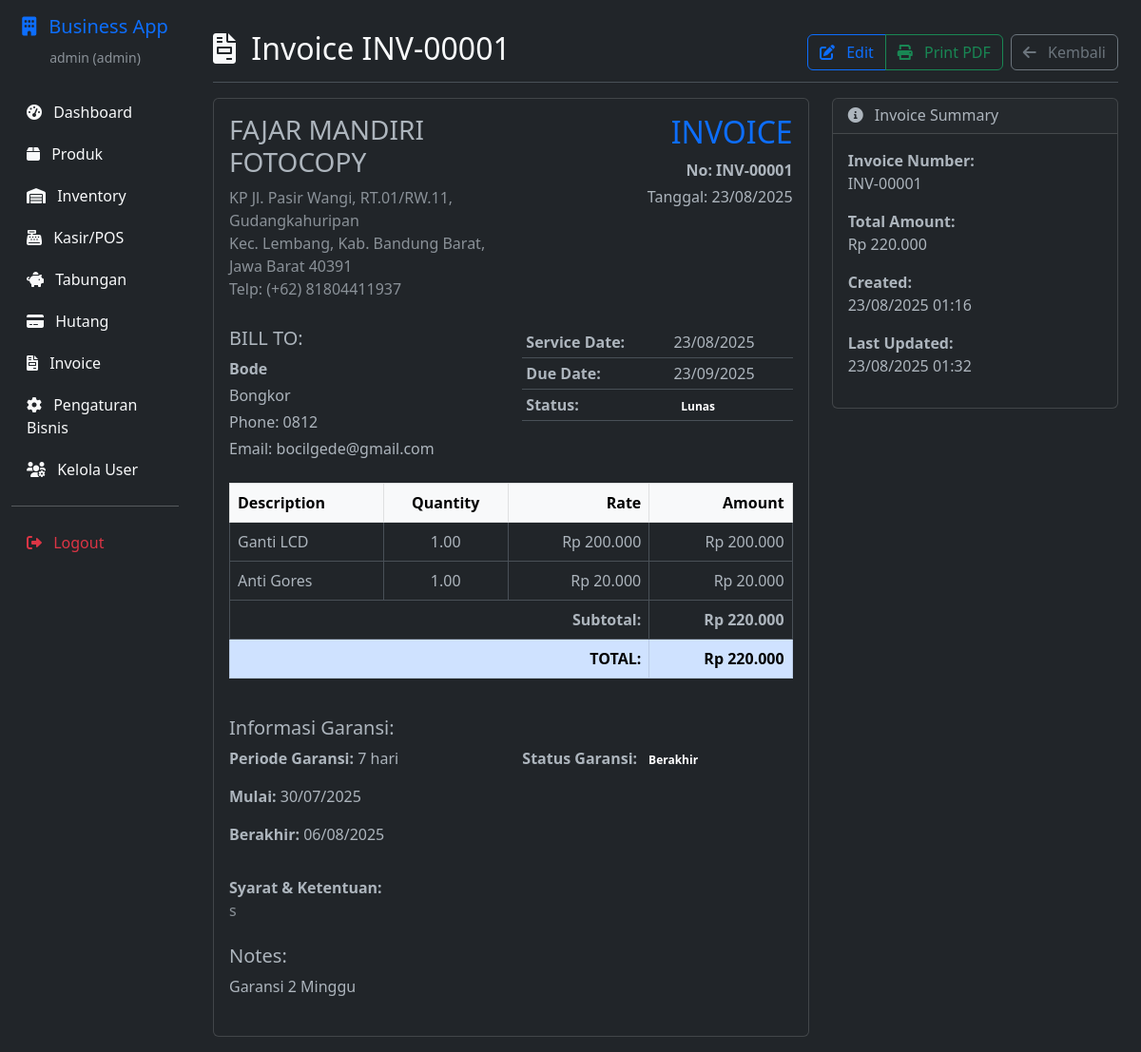
The app's page /invoices/1 (signed in) with its own data.
### app.py (models this page shows, shortened)
class Invoice(db.Model):
    __tablename__ = 'invoices'
    id = db.Column(db.Integer, primary_key=True)
    invoice_number = db.Column(db.String(50), unique=True, nullable=False)
    client_name = db.Column(db.String(255), nullable=False)
    client_email = db.Column(db.String(255))
    client_phone = db.Column(db.String(50))
    client_address = db.Column(db.Text)
    service_date = db.Column(db.Date, nullable=False)
    issue_date = db.Column(db.Date, nullable=False)
    due_date = db.Column(db.Date, nullable=False)
    status = db.Column(db.String(20), default='draft')  # draft, sent, paid, overdue
    warranty_period = db.Column(db.Integer, default=0)  # warranty in days
    warranty_start_date = db.Column(db.Date)
    warranty_end_date = db.Column(db.Date)
    warranty_terms = db.Column(db.Text)
    notes = db.Column(db.Text)
    subtotal = db.Column(db.Float, default=0.0)
    tax_rate = db.Column(db.Float, default=0.0)
    tax_amount = db.Column(db.Float, default=0.0)
    total = db.Column(db.Float, default=0.0)
    created_at = db.Column(db.DateTime, default=datetime.utcnow)
    updated_at = db.Column(db.DateTime, default=datetime.utcnow, onupdate=datetime.utcnow)
    service_items = db.relationship('ServiceItem', backref='invoice', cascade='all, delete-orphan')
    @property
    def is_warranty_active(self):
        if not self.warranty_end_date:
            return False
        return datetime.now().date() <= self.warranty_end_date

class ServiceItem(db.Model):
    __tablename__ = 'service_items'
    id = db.Column(db.Integer, primary_key=True)
    invoice_id = db.Column(db.Integer, db.ForeignKey('invoices.id'), nullable=False)
    description = db.Column(db.String(500), nullable=False)
    quantity = db.Column(db.Float, nullable=False)
    rate = db.Column(db.Float, nullable=False)
    amount = db.Column(db.Float, nullable=False)

### app.py (the view)
@app.route('/invoices/<int:invoice_id>')
@login_required
def view_invoice(invoice_id):
    invoice = Invoice.query.get_or_404(invoice_id)
    return render_template('invoices/view.html', invoice=invoice, format_currency=format_currency)

### app.py (called while the page is built)
def format_currency(amount):
    try:
        if amount is None:
            return "Rp 0"
        return f"Rp {float(amount):,.0f}".replace(',', '.')
    except (ValueError, TypeError):
        return "Rp 0"

def login_required(f):
    from functools import wraps
    @wraps(f)
    def decorated_function(*args, **kwargs):
        if 'user_id' not in session:
            flash('Silakan login terlebih dahulu.', 'error')
            return redirect(url_for('login'))
        return f(*args, **kwargs)
    return decorated_function

@app.context_processor
def inject_common_functions():
    return {
        'format_currency': format_currency,
        'datetime': datetime,
        'timedelta': timedelta
    }

### templates/invoices/view.html (shortened to what this page needs)
{% extends "base.html" %}
{% block content %}
<div class="d-flex justify-content-between flex-wrap flex-md-nowrap align-items-center pt-3 pb-2 mb-3 border-bottom">
    <h1 class="h2">
        <i class="fas fa-file-invoice me-2"></i>
        Invoice {{ invoice.invoice_number }}
    </h1>
    <div class="btn-toolbar mb-2 mb-md-0">
        <div class="btn-group me-2">
            <a href="{{ url_for('edit_invoice', invoice_id=invoice.id) }}" class="btn btn-outline-primary">
                <i class="fas fa-edit me-2"></i>
                Edit
            </a>
            <a href="{{ url_for('print_invoice', invoice_id=invoice.id) }}" class="btn btn-outline-success" target="_blank">
                <i class="fas fa-print me-2"></i>
                Print PDF
            </a>
        </div>
        <a href="{{ url_for('invoices') }}" class="btn btn-outline-secondary">
            <i class="fas fa-arrow-left me-2"></i>
            Kembali
        </a>
    </div>
</div>
<div class="row">
    <div class="col-md-8">
        <div class="card">
            <div class="card-body">
                <div class="row mb-4">
                    <div class="col-md-6">
                        <h3>{{ business.business_name if business else 'FAJAR MANDIRI FOTOCOPY' }}</h3>
                        <p class="text-muted mb-1">
                            {{ business.address if business else 'KP Jl. Pasir Wangi, RT.01/RW.11, Gudangkahuripan' }}<br>
                            {{ 'Kec. Lembang, Kab. Bandung Barat, Jawa Barat 40391' }}<br>
                            Telp: {{ business.phone if business else '(+62) 81804411937' }}
                        </p>
                    </div>
                    <div class="col-md-6 text-end">
                        <h2 class="text-primary">INVOICE</h2>
                        <p class="mb-1"><strong>No: {{ invoice.invoice_number }}</strong></p>
                        <p class="mb-0">Tanggal: {{ invoice.issue_date.strftime('%d/%m/%Y') if invoice.issue_date else '-' }}</p>
                    </div>
                </div>
                <div class="row mb-4">
                    <div class="col-md-6">
                        <h5>BILL TO:</h5>
                        <p class="mb-1"><strong>{{ invoice.client_name }}</strong></p>
                        {% if invoice.client_address %}
                        <p class="mb-1">{{ invoice.client_address }}</p>
                        {% endif %}
                        {% if invoice.client_phone %}
                        <p class="mb-1">Phone: {{ invoice.client_phone }}</p>
                        {% endif %}
                        {% if invoice.client_email %}
                        <p class="mb-0">Email: {{ invoice.client_email }}</p>
                        {% endif %}
                    </div>
                    <div class="col-md-6">
                        <table class="table table-sm">
                            <tr>
                                <td><strong>Service Date:</strong></td>
                                <td>{{ invoice.service_date.strftime('%d/%m/%Y') if invoice.service_date else '-' }}</td>
                            </tr>
                            <tr>
                                <td><strong>Due Date:</strong></td>
                                <td>{{ invoice.due_date.strftime('%d/%m/%Y') if invoice.due_date else '-' }}</td>
                            </tr>
                            <tr>
                                <td><strong>Status:</strong></td>
                                <td>
                                    {% if invoice.status == 'paid' %}
                                        <span class="badge badge-success">Lunas</span>
                                    {% elif invoice.status == 'sent' %}
                                        <span class="badge badge-info">Terkirim</span>
                                    {% elif invoice.status == 'overdue' %}
                                        <span class="badge badge-danger">Overdue</span>
                                    {% else %}
                                        <span class="badge badge-warning">Draft</span>
                                    {% endif %}
                                </td>
                            </tr>
                        </table>
                    </div>
                </div>
                <div class="table-responsive mb-4">
                    <table class="table table-bordered">
                        <thead class="table-light">
                            <tr>
                                <th>Description</th>
                                <th class="text-center">Quantity</th>
                                <th class="text-end">Rate</th>
                                <th class="text-end">Amount</th>
                            </tr>
                        </thead>
                        <tbody>
                            {% for item in invoice.service_items %}
                            <tr>
                                <td>{{ item.description }}</td>
                                <td class="text-center">{{ '{:,.2f}'.format(item.quantity) }}</td>
                                <td class="text-end">{{ format_currency(item.rate) }}</td>
                                <td class="text-end">{{ format_currency(item.amount) }}</td>
                            </tr>
                            {% endfor %}
                        </tbody>
                        <tfoot>
                            <tr>
                                <td colspan="3" class="text-end"><strong>Subtotal:</strong></td>
                                <td class="text-end"><strong>{{ format_currency(invoice.subtotal or 0) }}</strong></td>
                            </tr>
                            <tr class="table-primary">
                                <td colspan="3" class="text-end"><strong>TOTAL:</strong></td>
                                <td class="text-end"><strong>{{ format_currency(invoice.total or 0) }}</strong></td>
                            </tr>
                        </tfoot>
                    </table>
                </div>
                {% if invoice.warranty_period and invoice.warranty_period > 0 %}
                <div class="mb-4">
                    <h5>Informasi Garansi:</h5>
                    <div class="row">
                        <div class="col-md-6">
                            <p><strong>Periode Garansi:</strong> {{ invoice.warranty_period }} hari</p>
                            {% if invoice.warranty_start_date %}
                            <p><strong>Mulai:</strong> {{ invoice.warranty_start_date.strftime('%d/%m/%Y') }}</p>
                            {% endif %}
                            {% if invoice.warranty_end_date %}
                            <p><strong>Berakhir:</strong> {{ invoice.warranty_end_date.strftime('%d/%m/%Y') }}</p>
                            {% endif %}
                        </div>
                        <div class="col-md-6">
                            <p><strong>Status Garansi:</strong>
                                {% if invoice.warranty_end_date %}
                                    {% if invoice.is_warranty_active %}
                                        <span class="badge badge-success">Aktif</span>
                                    {% else %}
                                        <span class="badge badge-danger">Berakhir</span>
                                    {% endif %}
                                {% else %}
                                    <span class="badge badge-secondary">Tidak Ada</span>
                                {% endif %}
                            </p>
                        </div>
                    </div>
                    {% if invoice.warranty_terms %}
                    <div class="mt-3">
                        <strong>Syarat & Ketentuan:</strong>
                        <p class="text-muted">{{ invoice.warranty_terms }}</p>
                    </div>
                    {% endif %}
                </div>
                {% endif %}
                {% if invoice.notes %}
                <div class="mb-4">
                    <h5>Notes:</h5>
                    <p>{{ invoice.notes }}</p>
                </div>
                {% endif %}
            </div>
        </div>
    </div>
    <div class="col-md-4">
        <div class="card">
            <div class="card-header">
                <h6 class="mb-0">
                    <i class="fas fa-info-circle me-2"></i>
                    Invoice Summary
                </h6>
            </div>
            <div class="card-body">
                <p><strong>Invoice Number:</strong><br>{{ invoice.invoice_number }}</p>
                <p><strong>Total Amount:</strong><br>{{ format_currency(invoice.total or 0) }}</p>
                <p><strong>Created:</strong><br>{{ invoice.created_at.strftime('%d/%m/%Y %H:%M') if invoice.created_at else '-' }}</p>
                <p><strong>Last Updated:</strong><br>{{ invoice.updated_at.strftime('%d/%m/%Y %H:%M') if invoice.updated_at else '-' }}</p>
            </div>
        </div>
    </div>
</div>
{% endblock %}

### records on screen
Invoice: invoice_number "INV-00001", issue_date "23/08/2025", client_name "Bode", client_address "Bongkor", client_phone "0812", client_email "bocilgede@gmail.com", service_date "23/08/2025", due_date "23/09/2025", subtotal "Rp 220.000", total "Rp 220.000", warranty_period "7", warranty_start_date "30/07/2025", warranty_end_date "06/08/2025", warranty_terms "s", notes "Garansi 2 Minggu", created_at "23/08/2025 01:16", updated_at "23/08/2025 01:32"
ServiceItem: description "Ganti LCD", quantity "1.00", rate "Rp 200.000", amount "Rp 200.000"
ServiceItem: description "Anti Gores", quantity "1.00", rate "Rp 20.000", amount "Rp 20.000"

### other values on screen
{{ session.username }} "admin"
{{ session.user_role }} "admin"
{{ business.business_name if business else 'FAJAR MANDIRI FOTOCOPY' }} "FAJAR MANDIRI FOTOCOPY"
{{ 'Kec. Lembang, Kab. Bandung Barat, Jawa Barat 40391' }} "Kec. Lembang, Kab. Bandung Barat, Jawa Barat 40391"
{{ business.phone if business else '(+62) 81804411937' }} "(+62) 81804411937"
